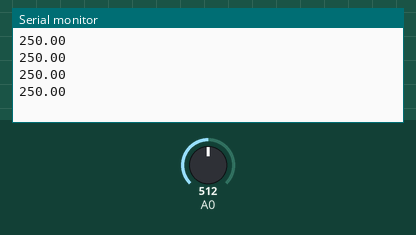
This sketch was run on a simulated Arduino Uno, built with avr-gcc and run on an emulated ATmega328P. Shown: the last lines printed to the serial monitor. Inputs (shaded band) come from the test bench; at power-on: A0 = 512.

Above: at 1.2 s.
1.3 s: A0 set to 716
At 1.71 s:
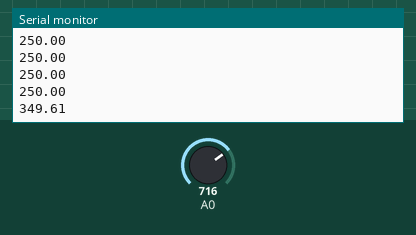
2.8 s: A0 set to 900
At 2.91 s:
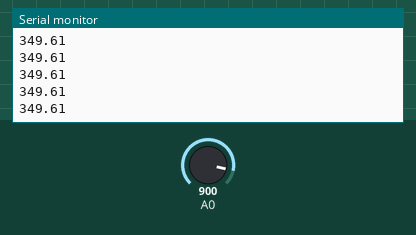
Timing chart, 0 to 5.8 s (numbered marks = the images above; inputs shaded):
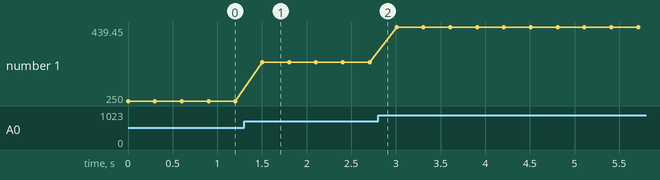

Measured:
- after the input at 1.3 s, the serial monitor: prints a new line after 0.20 s (image 1)
- plotted number 1: 250 → 349.61 after the input at 1.3 s, 349.61 → 439.45 after the input at 2.8 s

The sketch:

capt_lm35_for_arduino.ino
```cpp
void setup() {
 Serial.begin(9600);
}

// the loop function runs over and over again forever
void loop() {
   // Mesure la tension sur la broche A0
  float valeur_brute = analogRead(A0);

  // Transforme la mesure (nombre entier) en température via un produit en croix
  float temperature_celcius = (5* valeur_brute *100)/1024;

  // Envoi la mesure au PC pour affichage et attends 250ms
  Serial.println(temperature_celcius);

  delay(300);                       // wait for a second
}
```
